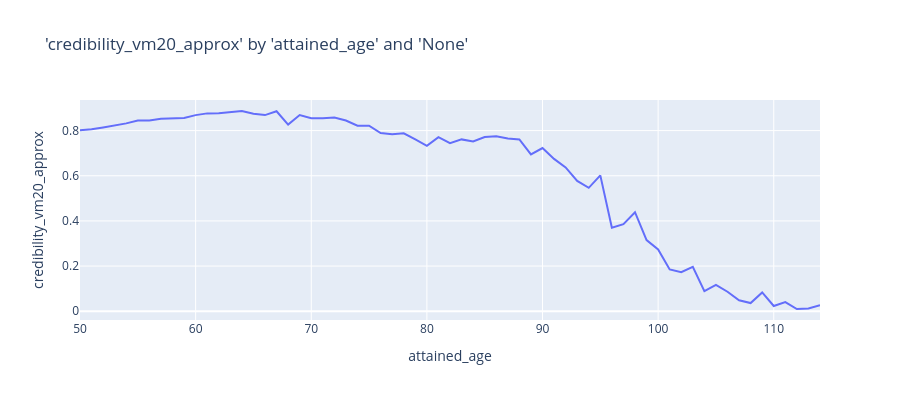

This figure's notebook cell:
### Markdown cell above
## VM20 Buhlmann

### Code cell
charters.chart(
    df=credibility.vm20_buhlmann_approx(
        df=grouped_df,
        a_col="exp_amt_vbt15",
        b_col="cen2momp1wmi_byamt",
        c_col="cen2momp2wmi_byamt",
        groupby_cols=["attained_age"],
    ),
    x_axis="attained_age",
    y_axis="credibility_vm20_approx",
    type="line",
)

### Figure 1 — Plotly figure (JSON) as saved in the notebook; plotly's stock layout.template omitted (floating-point values rounded to 4 significant figures)
{"data": [{"hovertemplate": "attained_age=%{x}<br>credibility_vm20_approx=%{y}<extra></extra>", "legendgroup": "", "line": {"color": "#636efa", "dash": "solid"}, "marker": {"symbol": "circle"}, "mode": "lines", "name": "", "orientation": "v", "showlegend": false, "type": "scatter", "x": [50, 51, 52, 53, 54, 55, 56, 57, 58, 59, 60, 61, 62, 63, 64, 65, 66, 67, 68, 69, 70, 71, 72, 73, 74, 75, 76, 77, 78, 79, 80, 81, 82, 83, 84, 85, 86, 87, 88, 89, 90, 91, 92, 93, 94, 95, 96, 97, 98, 99, 100, 101, 102, 103, 104, 105, 106, 107, 108, 109, 110, 111, 112, 113, 114], "xaxis": "x", "y": [0.802, 0.8057, 0.8139, 0.8218, 0.832, 0.8448, 0.8449, 0.8523, 0.8556, 0.8562, 0.8686, 0.8764, 0.8774, 0.8815, 0.8869, 0.8748, 0.8688, 0.8857, 0.8268, 0.8689, 0.855, 0.8543, 0.8581, 0.8447, 0.8219, 0.8218, 0.7892, 0.7844, 0.788, 0.761, 0.7328, 0.7714, 0.7447, 0.7611, 0.7515, 0.7719, 0.7745, 0.7649, 0.7611, 0.6948, 0.723, 0.6749, 0.6371, 0.5773, 0.5466, 0.6018, 0.3696, 0.3855, 0.4386, 0.3149, 0.2736, 0.185, 0.1725, 0.1964, 0.08895, 0.1167, 0.08613, 0.04854, 0.03606, 0.08307, 0.02321, 0.04043, 0.009762, 0.01236, 0.02667], "yaxis": "y"}], "layout": {"height": 400, "legend": {"tracegroupgap": 0}, "title": {"text": "'credibility_vm20_approx' by 'attained_age' and 'None'"}, "xaxis": {"anchor": "y", "domain": [0, 1], "title": {"text": "attained_age"}}, "yaxis": {"anchor": "x", "domain": [0, 1], "title": {"text": "credibility_vm20_approx"}, "type": "-"}}}
